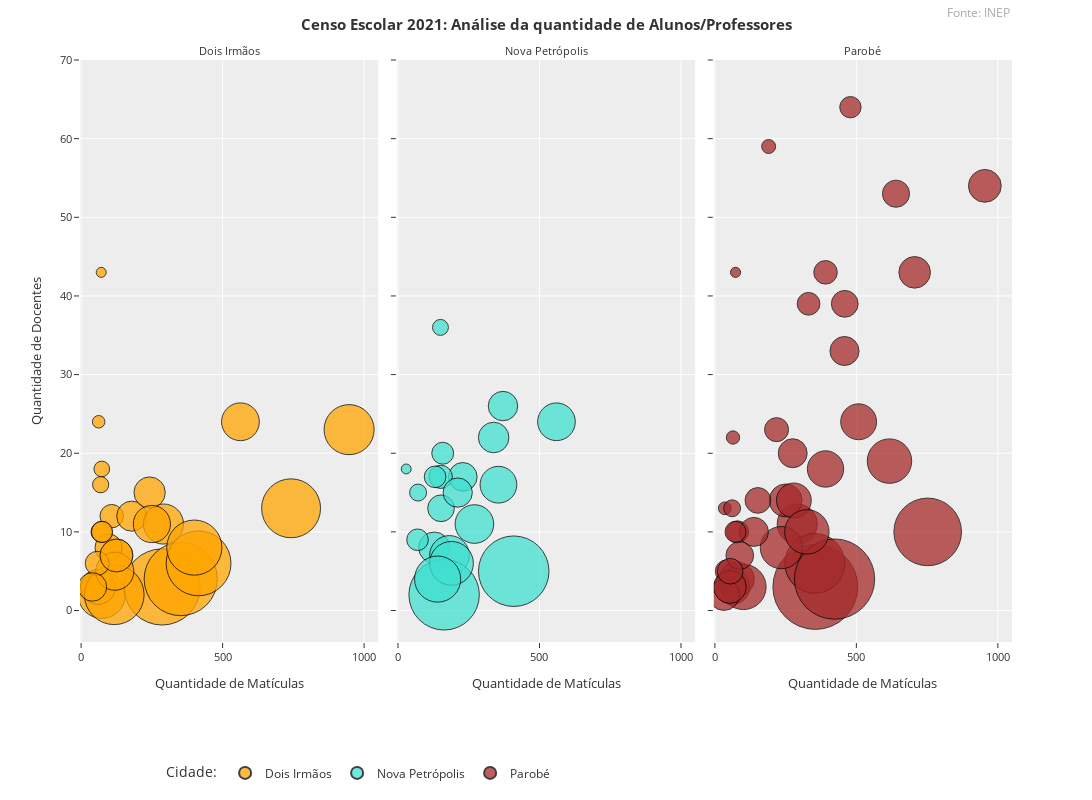

Here is the notebook cell this chart was saved with:
### Markdown cell above
##### Botão

### Code cell
grafic.show()

### Figure 1 — Plotly figure (JSON) as saved in the notebook; plotly's stock layout.template omitted (floating-point values rounded to 4 significant figures)
{"data": [{"customdata": [["E M E I PROF CLARICE MARIA ARANDT"], ["FADI - UNIDADE EDUCATIVA ESPERANCA"], ["FADI - UNIDADE EDUCATIVA PRIMAVERA"], ["COLEGIO IMACULADA CONCEICAO"], ["E M E F DR MARIO SPERB"], ["E M E F PROF CARLOS RAUSCH"], ["ESC EST ENS FUN JOAO GRAWER FILHO"], ["ESC EST ENS MED 10 DE SETEMBRO"], ["E M E F PROF MATHEUS GRIMM"], ["ESC EST TECNICA AFFONSO WOLF"], ["E M E F ALBANO HANSEN"], ["E M E F PROF ARNO NIENOW"], ["E M E F PROF PAULO ARANDT"], ["E M E F 29 DE SETEMBRO"], ["E M E I PROFESSORA HEDA ALVES NIENOW"], ["FADI - UNIDADE EDUCATIVA PEQUENA FLORESTA"], ["E M E F PRIMAVERA"], ["E M E F FELIPPE ALFREDO WENDLING"], ["FADI - UNIDADE EDUCATIVA BEM-ME-QUER"], ["FADI - UNIDADE EDUCATIVA VIDA NOVA"], ["E M E I JARDIM DA ALEGRIA"], ["FADI - UNIDADE EDUCATIVA BONS AMIGOS"], ["ESC DE ED INF BRUXINHA FACEIRA LTDA"], ["FADI - UNIDADE EDUCATIVA RAIO DE SOL"], ["FADI - UNIDADE EDUCATIVA PINGO DE GENTE"], ["FADI - UNIDADE EDUCATIVA SAO MIGUEL"], ["FADI - UNIDADE EDUCATIVA BEIRA RIO"]], "hovertemplate": "NO_MUNICIPIO=Dois Irmãos<br>QT_MAT_BAS=%{x}<br>QT_DOC_BAS=%{y}<br>QT_MAT_POR_DOC=%{marker.size}<br>NO_ENTIDADE=%{customdata[0]}<extra></extra>", "legendgroup": "Dois Irmãos", "marker": {"color": "orange", "line": {"color": "black", "width": 1}, "opacity": 0.75, "size": [17.71, 36.5, 12.12, 95.33, 9, 88, 2.583, 57.08, 14.92, 41.17, 26.45, 69.17, 50, 16.13, 4.056, 1.651, 23.46, 22.73, 20, 4.312, 58.5, 23.8, 9.5, 7.2, 17.86, 13.33, 7.4], "sizemode": "area", "sizeref": 0.03287, "symbol": "circle"}, "mode": "markers", "name": "Dois Irmãos", "orientation": "v", "showlegend": true, "type": "scatter", "x": [124, 73, 97, 286, 108, 352, 62, 742, 179, 947, 291, 415, 400, 242, 73, 71, 563, 250, 60, 69, 117, 119, 57, 72, 125, 40, 74], "xaxis": "x", "y": [7, 2, 8, 3, 12, 4, 24, 13, 12, 23, 11, 6, 8, 15, 18, 43, 24, 11, 3, 16, 2, 5, 6, 10, 7, 3, 10], "yaxis": "y"}, {"customdata": [["EMEI PROFª IGNEZ CECCHINI DEPPE"], ["EMEI OTTINHO"], ["EMEI CONSTRUINDO O SABER"], ["EMEF LUIZ LOESER"], ["ESC EST ENS MED 1 DE MAIO"], ["ESC EST ENS FUN PIA"], ["ESC EST ENS FUN SAO JOSE"], ["ESC EST ENS FUN PADRE AMSTAD"], ["COL ESTADUAL PADRE WERNER"], ["EMEF PEDRO BECK FILHO"], ["ESCOLA TECNICA BOM PASTOR"], ["COLEGIO CENECISTA FREDERICO MICHAELSEN"], ["EMEF AUGUSTO GUILHERME GAEDICKE"], ["APAES ESCOLA DE EDUCACAO ESPECIAL SOL NASCENTE"], ["EMEF BOM PASTOR"], ["EMEI LYDIA BRAUN"], ["EMEI PIRULITO"], ["EMEF OTTO HOFFMANN"], ["EMEI PINGUINHO DE GENTE"], ["EMEI URSINHO CARINHOSO"], ["EMEI JACOB JAEGER"]], "hovertemplate": "NO_MUNICIPIO=Nova Petrópolis<br>QT_MAT_BAS=%{x}<br>QT_DOC_BAS=%{y}<br>QT_MAT_POR_DOC=%{marker.size}<br>NO_ENTIDADE=%{customdata[0]}<extra></extra>", "legendgroup": "Nova Petrópolis", "marker": {"color": "turquoise", "line": {"color": "black", "width": 1}, "opacity": 0.75, "size": [16, 26, 81.5, 13.47, 22.19, 7.9, 11.69, 8.882, 23.33, 4.167, 81.8, 14.07, 24.55, 1.611, 14.27, 7.667, 4.733, 15.36, 7.706, 31.5, 35], "sizemode": "area", "sizeref": 0.03287, "symbol": "circle"}, "mode": "markers", "name": "Nova Petrópolis", "orientation": "v", "showlegend": true, "type": "scatter", "x": [128, 182, 163, 229, 355, 158, 152, 151, 560, 150, 409, 211, 270, 29, 371, 69, 71, 338, 131, 189, 140], "xaxis": "x2", "y": [8, 7, 2, 17, 16, 20, 13, 17, 24, 36, 5, 15, 11, 18, 26, 9, 15, 22, 17, 6, 4], "yaxis": "y2"}, {"customdata": [["EMEI AZALEIA"], ["ESCOLA ED INF DOCE INFANCIA"], ["EEI MACA DO AMOR"], ["EMEI FAVO DE MEL"], ["EMEF DINIZ MARTINS RANGEL"], ["EMEF JORGE FLECK"], ["EMEF IDALINO PEDRO DA SILVA"], ["EMEF PROF MARIETA MELITA DA SILVA"], ["EMEF MALTUS KRUMMENAUER"], ["EMEF ROMILDA SIBEL RENCK"], ["EMEF JOAO MUCK"], ["ESC EST ENS MED ENGENHEIRO PAROBE"], ["EMEF PADRE AFONSO KIST"], ["EMEF ARTUINO ARSAND"], ["EMEF PROF ANA MARIA FAY DOS SANTOS"], ["COL ESTADUAL JOAO MOSMANN"], ["ESC EST ENS MED ADELINA DA CUNHA"], ["ESC EST ENS FUN NILO CARLITO KOETZ"], ["EMEF MARIA FRANCISCA DA SILVA"], ["EMEF MOISES DE SOUZA PIRES MOSMANN"], ["EMEI JARDIM DE INFANCIA THENO JOSE BERLITZ"], ["EMEF LEOPOLDO FREDERICO WILLERS"], ["EMEF TERESINHA IVONE HOMEM"], ["EMEF GETULIO DORNELLES VARGAS"], ["EMEF JOAO ANGELO PANDOLFO"], ["EMEF PROF NOEMY FAY DOS SANTOS"], ["EMEE PROF FLAVIA MARIA BRITO"], ["EMEI PROF MARIAZINHA MARIA NUNES MARTINS"], ["EMEI URSINHO ENCANTADO"], ["EMEI BRANCA DE NEVE"], ["ANJINHO ARTEIRO EDUCACAO INFANTIL"], ["EMEI MUNDO COLORIDO"], ["EMEI ALGODAO DOCE"], ["ESCOLA DE EDUCACAO INFANTIL ESTRELINHA LTDA ME"], ["NUCLEO MUNICIPAL DE EDUCACAO DE JOVENS E ADULTOS DE PAROBE"], ["ESC EDUC INF CHAPEUZINHO VERMELHO"], ["ESCOLA EDUCACAO INF PEQUENO PRINCIPE"], ["EMEI DOCE MEL"], ["ESC EST ENS MED JOSE AUGUSTO HENEMANN"]], "hovertemplate": "NO_MUNICIPIO=Parobé<br>QT_MAT_BAS=%{x}<br>QT_DOC_BAS=%{y}<br>QT_MAT_POR_DOC=%{marker.size}<br>NO_ENTIDADE=%{customdata[0]}<extra></extra>", "legendgroup": "Parobé", "marker": {"color": "brown", "line": {"color": "black", "width": 1}, "opacity": 0.75, "size": [118.3, 20.33, 8.2, 19.5, 21.72, 26.45, 16.42, 8.487, 9.093, 58.83, 11.77, 12.08, 29.38, 17.86, 17.67, 13.88, 13.75, 1.698, 32.47, 9.478, 33.67, 21.17, 19.93, 75.2, 3.22, 105.8, 8, 13.8, 7.3, 2.692, 4.692, 12.57, 10.86, 16, 32.5, 17.67, 10.8, 2.909, 7.484], "sizemode": "area", "sizeref": 0.03287, "symbol": "circle"}, "mode": "markers", "name": "Parobé", "orientation": "v", "showlegend": true, "type": "scatter", "x": [355, 61, 41, 78, 391, 291, 706, 331, 391, 353, 459, 640, 235, 250, 954, 458, 275, 73, 617, 218, 101, 508, 279, 752, 190, 423, 80, 138, 73, 35, 61, 88, 152, 32, 325, 53, 54, 64, 479], "xaxis": "x3", "y": [3, 3, 5, 4, 18, 11, 43, 39, 43, 6, 39, 53, 8, 14, 54, 33, 20, 43, 19, 23, 3, 24, 14, 10, 59, 4, 10, 10, 10, 13, 13, 7, 14, 2, 10, 3, 5, 22, 64], "yaxis": "y3"}], "layout": {"annotations": [{"showarrow": false, "text": "Dois Irmãos", "x": 0.16, "xanchor": "center", "xref": "paper", "y": 1, "yanchor": "bottom", "yref": "paper"}, {"showarrow": false, "text": "Nova Petrópolis", "x": 0.5, "xanchor": "center", "xref": "paper", "y": 1, "yanchor": "bottom", "yref": "paper"}, {"showarrow": false, "text": "Parobé", "x": 0.84, "xanchor": "center", "xref": "paper", "y": 1, "yanchor": "bottom", "yref": "paper"}, {"font": {"color": "darkgrey", "size": 12}, "showarrow": false, "text": "Fonte: INEP", "x": 1, "xref": "paper", "y": 1.1, "yref": "paper"}], "font": {"size": 11}, "height": 800, "legend": {"font": {"size": 12}, "itemsizing": "constant", "orientation": "h", "title": {"text": "Cidade:"}, "tracegroupgap": 0, "x": 0.3, "xanchor": "center", "y": -0.2, "yanchor": "top"}, "margin": {"t": 60}, "title": {"text": "<b>Censo Escolar 2021: Análise da quantidade de Alunos/Professores<b>"}, "width": 1600, "xaxis": {"anchor": "y", "domain": [0, 0.32], "range": [-4, 1050], "title": {"text": "Quantidade de Matículas"}}, "xaxis2": {"anchor": "y2", "domain": [0.34, 0.66], "matches": "x", "range": [-4, 1050], "title": {"text": "Quantidade de Matículas"}}, "xaxis3": {"anchor": "y3", "domain": [0.68, 1.0], "matches": "x", "range": [-4, 1050], "title": {"text": "Quantidade de Matículas"}}, "yaxis": {"anchor": "x", "domain": [0, 1], "range": [-4, 70], "title": {"text": "Quantidade de Docentes"}}, "yaxis2": {"anchor": "x2", "domain": [0, 1], "matches": "y", "showticklabels": false}, "yaxis3": {"anchor": "x3", "domain": [0, 1], "matches": "y", "showticklabels": false}}}
